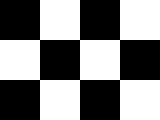
#> input picture check.bmp, 160 x 120 px
$ python SimpleCorners.py   (older library calls are emulated)
#> lines starting #> are read from the running program, lines starting #| are printed output that depends on the picture; after the words box and inside, x2 and y2 are one past the last pixel; in counts of white or black regions, pixels touching at a corner belong together
import numpy as np
import cv2
from matplotlib import pyplot as plt

def sho(pic, check):
    cv2.imshow(pic, check)
    cv2.waitKey(0)
    cv2.destroyAllWindows()

###Add gaussian blur
def AddG(img):
    GB = cv2.GaussianBlur(img, (3,3), 9, 9)
    return GB

### apply xy sobel gradients
def xygrad(img):
    im = cv2.cvtColor(img, cv2.COLOR_BGR2GRAY)
    npimg = np.asarray(im[0:np.shape(im)[0], 0:np.shape(im)[1]])
    sobelx = cv2.Sobel(npimg,cv2.CV_32F,1,0,ksize=9)
    sobely = cv2.Sobel(npimg,cv2.CV_32F,0,1,ksize =9)
    return sobelx, sobely

### Extract features from image using harris corrner detector
def H(img):
    image = cv2.cvtColor(img, cv2.COLOR_BGR2GRAY)
    i = np.float32(image)
    im = cv2.cornerHarris(i, 6, 1, 0.2)
    im = cv2.dilate(im,None)
    dst2 = cv2.cvtColor(im, cv2.COLOR_GRAY2BGR)
    for i in ((dst2[im>0.1*im.max()])):
        print(i)
    dst2[im>0.1*im.max()] = [255,0,0]
    return dst2

def main():
    simA = cv2.imread('check.bmp')
#> simA is the input picture: shape (120, 160, 3); 50% white; 1 white region, box (x1, y1, x2, y2) and area: (0, 0, 160, 120) 9600
    transA = cv2.imread('check_rot.bmp')
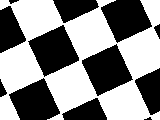
#> input picture check_rot.bmp, 160 x 120 px
#> transA is the input picture: shape (120, 160, 3); min 0, max 255, mean 137.7
    sho('Check.bmp', simA)
    sho('Check rot', transA)

    img = AddG(simA)
    img2 = AddG(transA)
    sho('check with Gaussian Blur', img)
    sho('rot with Gaussian Blur', img2)
    i = xygrad(img)
#> in xygrad, `sobely = cv2.Sobel(npimg,cv2.CV_32F,0,1,ksize =9)`:
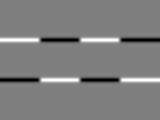
#> sobely: shape (120, 160) float32; min -1980160, max 1980160, mean 0; drawn with min black and max white
    sho('CheckSobelX', i[0])
#> in sho (call 5), `cv2.imshow(pic, check)`:
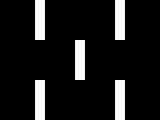
#> window 'CheckSobelX': shape (120, 160); 10.4% white; 5 white regions, box (x1, y1, x2, y2) and area: (35, 0, 45, 40) 400, (115, 0, 125, 40) 400, (75, 40, 85, 80) 400, (35, 80, 45, 120) 400, (115, 80, 125, 120) 400
    sho('checkSobelY', i[1])
#> in sho (call 6), `cv2.imshow(pic, check)`:
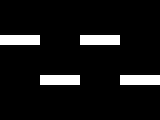
#> window 'checkSobelY': shape (120, 160); 8.3% white; 4 white regions, box (x1, y1, x2, y2) and area: (0, 35, 40, 45) 400, (80, 35, 120, 45) 400, (40, 75, 80, 85) 400, (120, 75, 160, 85) 400
    i2 = xygrad(img2)
#> in xygrad (call 2), `sobelx = cv2.Sobel(npimg,cv2.CV_32F,1,0,ksize=9)`:
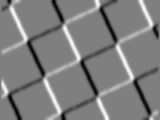
#> sobelx: shape (120, 160) float32; min -1978592, max 1978592, mean 1192.5; drawn with min black and max white
#> in xygrad (call 2), `sobely = cv2.Sobel(npimg,cv2.CV_32F,0,1,ksize =9)`:
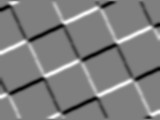
#> sobely: shape (120, 160) float32; min -1964424, max 1964424, mean -129.7; drawn with min black and max white
    sho('c_rotSobelX', i2[0])
#> in sho (call 7), `cv2.imshow(pic, check)`:
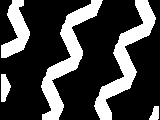
#> window 'c_rotSobelX': shape (120, 160); 26.5% white; 5 white regions, box (x1, y1, x2, y2) and area: (41, 0, 103, 120) 1974, (94, 0, 156, 120) 1959, (1, 0, 30, 58) 862, (1, 74, 11, 102) 198, (149, 106, 159, 120) 100
    sho('ch_rotSobelY', i2[1])
    image = H(img)
    image2 = H(img2)
    sho('check.bmp', image)
    sho('check_rot.bmp', image2)
    exit()

if __name__ == "__main__":
    main()
